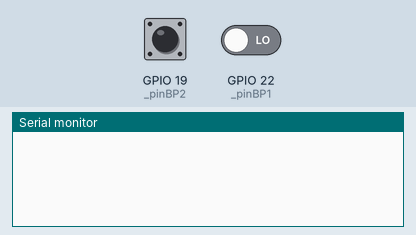
Simulated run of this sketch. Board: ESP32. On the bench: the last lines printed to the serial monitor. The inputs (shaded band) are chosen by the test bench; at power-on: GPIO 19 (_pinBP2) LOW, GPIO 22 (_pinBP1) LOW.

Above: at 1.2 s.
1.3 s: GPIO 19 (_pinBP2) driven HIGH
At 2.3 s:
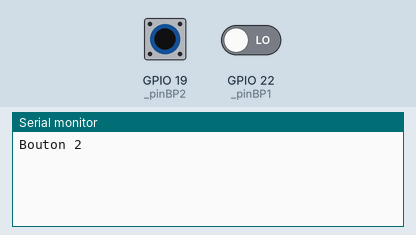
2.8 s: GPIO 22 (_pinBP1) driven HIGH
At 3.4 s:
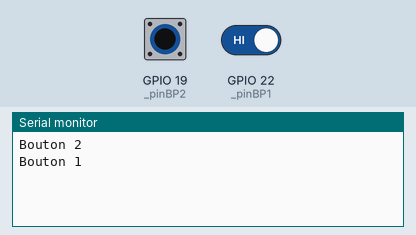
4.3 s: GPIO 19 (_pinBP2) pulsed LOW 2 times (0.12 s each, 0.3 s apart)
At 4.63 s:
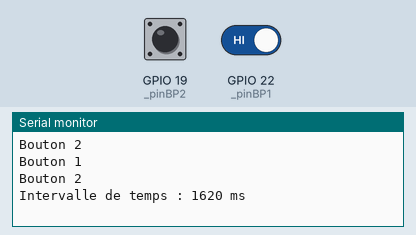

The sketch:

testESP32IntTemps.ino
```cpp
#include <Arduino.h>
#define _pinBP1 22
#define _pinBP2 19
unsigned long timer = 0;
volatile boolean changed = false;
volatile int tBp1 = 0, tBp2 = 0;

void setup()
{
  pinMode(_pinBP1, INPUT);
  pinMode(_pinBP2, INPUT);
  Serial.begin(9600);
  attachInterrupt(_pinBP1, appui1, RISING);
  attachInterrupt(_pinBP2, appui2, RISING);
}

void appui1() {
  changed = true;
  tBp1 = millis();
  Serial.println("Bouton 1");
}

void appui2() {
  changed = true;
  tBp2 = millis();
  Serial.println("Bouton 2");
}

void loop()
{
  if (changed){
    changed = false;
    if(((tBp1 != 0)&&(tBp2 != 0))&&(tBp1 < tBp2)){
      timer = tBp2-tBp1;
      Serial.print("Intervalle de temps : ");
      Serial.print(timer);
      Serial.println(" ms");
      tBp1 = 0;
      tBp2 = 0;
    }
  }
}
```

Measured:
- after the input at 1.3 s, the serial monitor: prints a new line at once (image 1)
- after the input at 2.8 s, the serial monitor: prints a new line at once (image 2)
- after the input at 4.3 s, the serial monitor: prints a new line after 0.12 s (image 3)
